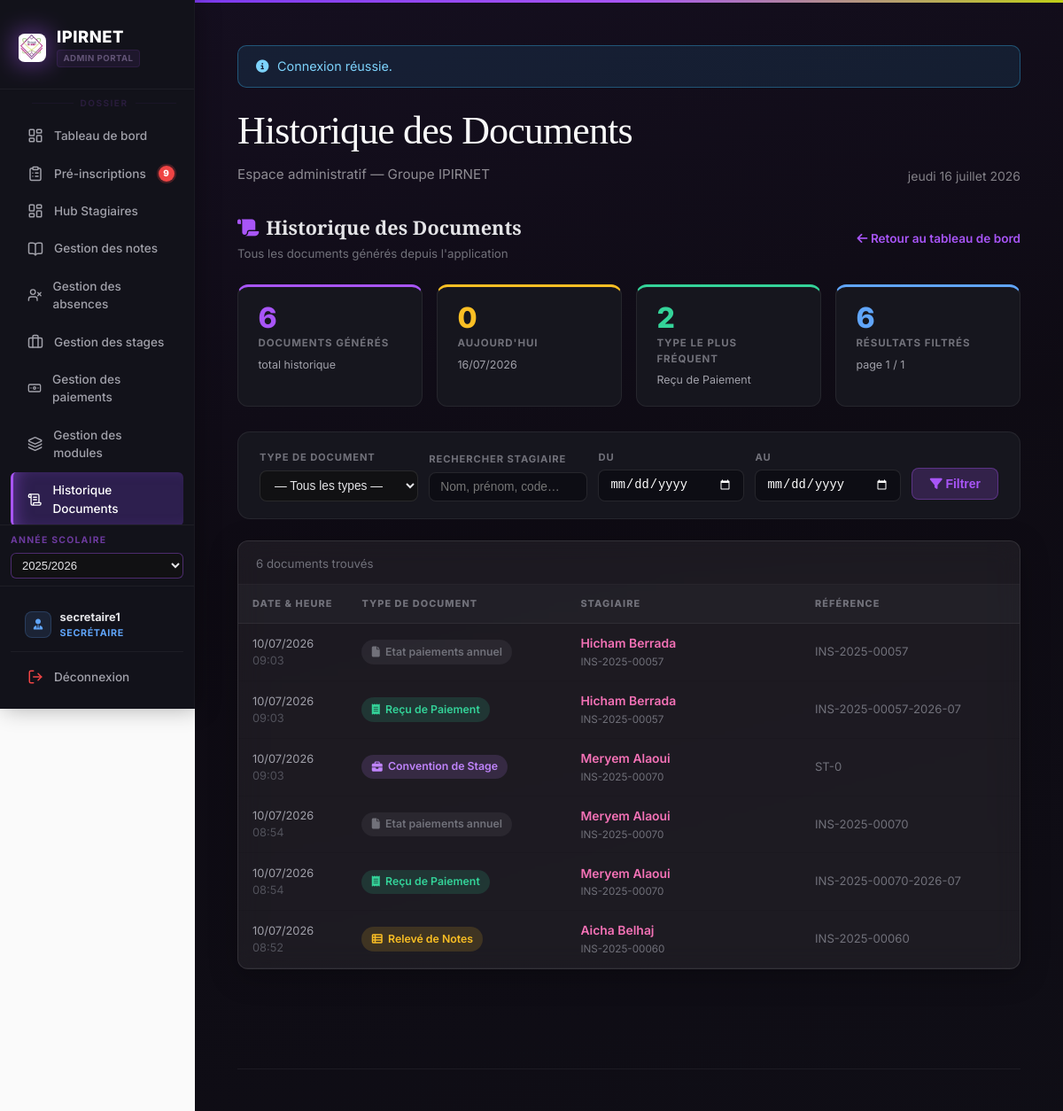
The page /gestion_des_stagiaires/historique_documents.php (signed in) on the database its author committed.
### tables this page shows
CREATE TABLE `documents_generes` (
  `id_gen` int(10) UNSIGNED NOT NULL,
  `type_document` enum('certificat_scolarite','billet_excuse','etat_mensualites','releve_notes','bulletin','attestation_reussite','convention_stage','fiche_inscription','recu_paiement','fiche_preinscription','liste_stagiaires','etat_paiement','rapport_individuel','etat_paiements_annuel','autre') NOT NULL DEFAULT 'autre',
  `id_stagiaire` int(10) UNSIGNED NOT NULL,
  `reference` varchar(64) DEFAULT NULL,
  `genere_le` datetime NOT NULL DEFAULT current_timestamp()
);

CREATE TABLE `stagiaires` (
  `id_stagiaire` int(10) UNSIGNED NOT NULL,
  `num_inscri` varchar(32) NOT NULL,
  `cin` varchar(8) DEFAULT NULL,
  `nom` varchar(100) NOT NULL,
  `prenom` varchar(100) NOT NULL,
  `date_naissance` date DEFAULT NULL,
  `adresse` varchar(512) DEFAULT NULL,
  `email` varchar(255) DEFAULT NULL,
  `telephone` varchar(15) DEFAULT NULL,
  `telephone_parent` varchar(15) DEFAULT NULL COMMENT 'CDC fiche inscription',
  `nom_tuteur` varchar(255) DEFAULT NULL COMMENT 'Père ou tuteur',
  `sexe` varchar(1) NOT NULL DEFAULT 'M' COMMENT 'M = Masculin, F = Féminin',
  `photo` varchar(512) DEFAULT NULL,
  `date_inscription` date NOT NULL,
  `id_classe` int(10) UNSIGNED NOT NULL,
  `created_at` timestamp NOT NULL DEFAULT current_timestamp(),
  `updated_at` timestamp NULL DEFAULT NULL ON UPDATE current_timestamp(),
  `remise_mensuelle` decimal(10,2) NOT NULL DEFAULT 0.00
);

### gestion_des_stagiaires/includes/helpers.php (called while the page is built, shortened)
<?php
function gds_fix_text(string $texte): string
{
    if ($texte === '') {
        return $texte;
    }
    $texte = str_replace("\u{FFFD}", '?', $texte);
    $corrections = [
        "é" => "é",
        "è" => "è",
        "ê" => "ê",
        "ë" => "ë",
        "Sp?cialis?e"        => "Spécialisée",
        "sp?cialis?e"        => "spécialisée",
        "Sp?cialis?"         => "Spécialisé",
        "sp?cialis?"         => "spécialisé",
        "Sp?cialis"          => "Spécialis",
        "sp?cialis"          => "spécialis",
        "T?l?communication"  => "Télécommunication",
        "t?l?communication"  => "télécommunication",
        "T?l?phone"          => "Téléphone",
        "t?l?phone"          => "téléphone",
        "D?veloppement"      => "Développement",
        "d?veloppement"      => "développement",
        "D?velopper"         => "Développer",
        "d?velopper"         => "développer",
        "S?curit?"           => "Sécurité",
        "s?curit?"           => "sécurité",
        "?l?ves"             => "élèves",
        "?l?ve"              => "élève",
        "?tablissement"      => "établissement",
        "g?n?rale"           => "générale",
        "G?n?rale"           => "Générale",
        "g?n?ral"            => "général",
        "G?n?ral"            => "Général",
        "p?riode"            => "période",
        "P?riode"            => "Période",
        "g?n?ration"         => "génération",
        "G?n?ration"         => "Génération",
        "?veloppement"       => "éveloppement",
        "?velopper"          => "évelopper",
        "Donn?es"            => "Données",
        "donn?es"            => "données",
        "R?seau"             => "Réseau",
        "r?seau"             => "réseau",
        "Spécialis?e"        => "Spécialisée",
        "spécialis?e"        => "spécialisée",
        "Spécialis?"         => "Spécialisé",
        "spécialis?"         => "spécialisé",
        "stagi?re"           => "stagiaire",
        "?cole"              => "école",
        "P?dagogie"          => "Pédagogie",
        "p?dagogie"          => "pédagogie",
        "1?re"               => "1ère",
        "2?me"               => "2ème",
        "3?me"               => "3ème",
        "Ann?e"              => "Année",
        "ann?e"              => "année",
        "Â"                  => "",
    ];
    for ($passe = 0; $passe < 4; $passe++) {
        $resultat = strtr($texte, $corrections);
        if ($resultat === $texte) {
            break;
        }
        $texte = $resultat;
    }
    return $texte;
}
function h(string $texte): string
{
    return htmlspecialchars(gds_fix_text($texte), ENT_QUOTES | ENT_SUBSTITUTE, 'UTF-8');
}

### gestion_des_stagiaires/historique_documents.php (the view, shortened to what this page needs)
<?php
require __DIR__ . '/includes/bootstrap.php';
function libelleType(string $cleType, array $carteLabelTypes): string
{
    if (isset($carteLabelTypes[$cleType])) {
        return $carteLabelTypes[$cleType];
    }
    return trim($cleType) !== '' ? ucfirst(str_replace('_', ' ', $cleType)) : 'Inconnu';
}
$carteLabelTypes = [
    'certificat_scolarite' => 'Certificat de Scolarité',
    'billet_excuse'        => "Billet d'Excuse",
    'etat_mensualites'     => 'État des Mensualités',
    'fiche_inscription'    => "Fiche d'Inscription",
    'recu_paiement'        => 'Reçu de Paiement',
    'releve_notes'         => 'Relevé de Notes',
    'bulletin'             => 'Bulletin',
    'attestation_reussite' => 'Attestation de Réussite',
    'convention_stage'     => 'Convention de Stage',
    'fiche_preinscription' => 'Fiche de Pré-inscription',
    'liste_stagiaires'     => 'Liste des Stagiaires',
    'etat_paiement'        => 'État de Paiement',
    'rapport_individuel'   => 'Rapport Individuel',
    'autre'                => 'Autre',
];
$carteIconesTypes = [
    'certificat_scolarite' => ['fa-graduation-cap',        'rgba(168,85,247,0.15)',  '#a855f7'],
    'billet_excuse'        => ['fa-file-circle-exclamation','rgba(248,113,113,0.15)','#f87171'],
    'etat_mensualites'     => ['fa-file-invoice-dollar',   'rgba(16,185,129,0.15)',  '#10b981'],
    'fiche_inscription'    => ['fa-user-plus',             'rgba(96,165,250,0.15)',  '#60a5fa'],
    'recu_paiement'        => ['fa-receipt',               'rgba(52,211,153,0.15)',  '#34d399'],
    'releve_notes'         => ['fa-table-list',            'rgba(251,191,36,0.15)',  '#fbbf24'],
    'bulletin'             => ['fa-chart-bar',             'rgba(56,189,248,0.15)',  '#38bdf8'],
    'attestation_reussite' => ['fa-award',                 'rgba(74,222,128,0.15)',  '#4ade80'],
    'convention_stage'     => ['fa-briefcase',             'rgba(192,132,252,0.15)', '#c084fc'],
    'fiche_preinscription' => ['fa-clipboard-list',        'rgba(251,146,60,0.15)',  '#fb923c'],
    'liste_stagiaires'     => ['fa-users',                 'rgba(129,140,248,0.15)', '#818cf8'],
    'etat_paiement'        => ['fa-file-invoice',          'rgba(244,114,182,0.15)', '#f472b6'],
    'rapport_individuel'   => ['fa-file-lines',            'rgba(251,146,60,0.15)',  '#fb923c'],
    'autre'                => ['fa-file',                  'rgba(113,113,122,0.15)', '#71717a'],
];
$iconeParDefaut = ['fa-file', 'rgba(113,113,122,0.15)', '#71717a'];
$filtreRecherche = trim((string)($_GET['q']    ?? ''));
$filtreDepuis    = trim((string)($_GET['from'] ?? ''));
$filtreJusquA    = trim((string)($_GET['to']   ?? ''));
$pageCourante = max(1, (int)($_GET['p'] ?? 1));
$parPage      = 40;
$conditionsSql = ['1=1'];
$parametresSql = [];
$clauseWhere = implode(' AND ', $conditionsSql);
$totalDocuments      = (int)$pdo->query("SELECT COUNT(*) FROM documents_generes")->fetchColumn();
$documentsAujourdhui = (int)$pdo->query(
    "SELECT COUNT(*) FROM documents_generes WHERE DATE(genere_le) = CURDATE()"
)->fetchColumn();
$ligneTypePlusFrequent = $pdo->query(
    "SELECT type_document, COUNT(*) AS nombre
       FROM documents_generes
      GROUP BY type_document
      ORDER BY nombre DESC
      LIMIT 1"
)->fetch();
$codeTypePlusFrequent  = $ligneTypePlusFrequent ? (string)$ligneTypePlusFrequent['type_document'] : '';
$nombreTypePlusFrequent = $ligneTypePlusFrequent ? (int)$ligneTypePlusFrequent['nombre'] : 0;
$reqNombreTotal = $pdo->prepare(
    "SELECT COUNT(*)
       FROM documents_generes d
       JOIN stagiaires s ON s.id_stagiaire = d.id_stagiaire
      WHERE $clauseWhere"
);
$reqNombreTotal->execute($parametresSql);
$totalFiltres = (int)$reqNombreTotal->fetchColumn();
$totalPages   = max(1, (int)ceil($totalFiltres / $parPage));
$pageCourante = min($pageCourante, $totalPages);
$decalage     = ($pageCourante - 1) * $parPage;
$reqDocuments = $pdo->prepare(
    "SELECT d.id_gen, d.type_document, d.reference, d.genere_le,
            s.id_stagiaire, s.nom, s.prenom, s.num_inscri
       FROM documents_generes d
       JOIN stagiaires s ON s.id_stagiaire = d.id_stagiaire
      WHERE $clauseWhere
      ORDER BY d.id_gen DESC
      LIMIT $parPage OFFSET $decalage"
);
$reqDocuments->execute($parametresSql);
$listeDocuments = $reqDocuments->fetchAll();
require __DIR__ . '/includes/header.php';
?>
<div class="hist-shell">
    <div style="display:flex;align-items:center;justify-content:space-between;flex-wrap:wrap;gap:1rem;margin-bottom:1.5rem;">
        <div>
            <h1 style="font-size:1.35rem;font-weight:800;color:#e4e4e7;margin:0 0 0.2rem;">
                <i class="fa-solid fa-scroll" style="color:#a855f7;margin-right:0.5rem;"></i>Historique des Documents
            </h1>
            <p style="color:#71717a;font-size:0.83rem;margin:0;">Tous les documents générés depuis l'application</p>
        </div>
        <a href="index.php" style="color:#a855f7;font-size:0.85rem;font-weight:600;text-decoration:none;">
            <i class="fa-solid fa-arrow-left"></i> Retour au tableau de bord
        </a>
    </div>
    <div class="hist-stats">
        <div class="hist-stat" style="border-top:3px solid #a855f7;">
            <div class="hist-stat__val" style="color:#a855f7;"><?= number_format($totalDocuments) ?></div>
            <div class="hist-stat__lbl">Documents générés</div>
            <div class="hist-stat__sub">total historique</div>
        </div>
        <div class="hist-stat" style="border-top:3px solid #fbbf24;">
            <div class="hist-stat__val" style="color:#fbbf24;"><?= number_format($documentsAujourdhui) ?></div>
            <div class="hist-stat__lbl">Aujourd'hui</div>
            <div class="hist-stat__sub"><?= date('d/m/Y') ?></div>
        </div>
        <div class="hist-stat" style="border-top:3px solid #34d399;">
            <div class="hist-stat__val" style="color:#34d399;"><?= number_format($nombreTypePlusFrequent) ?></div>
            <div class="hist-stat__lbl">Type le plus fréquent</div>
            <div class="hist-stat__sub">
                <?= $codeTypePlusFrequent !== ''
                    ? h(libelleType($codeTypePlusFrequent, $carteLabelTypes))
                    : '—' ?>
            </div>
        </div>
        <div class="hist-stat" style="border-top:3px solid #60a5fa;">
            <div class="hist-stat__val" style="color:#60a5fa;"><?= number_format($totalFiltres) ?></div>
            <div class="hist-stat__lbl">Résultats filtrés</div>
            <div class="hist-stat__sub">page <?= $pageCourante ?> / <?= $totalPages ?></div>
        </div>
    </div>
    <div class="hist-filter">
        <form method="get" action="historique_documents.php" id="hist-filter-form">
        <div class="hist-filter__grid">
            <div class="hist-filter__field" style="max-width:220px;">
                <label>Type de document</label>
                <select name="type">
                    <option value="">— Tous les types —</option>
                </select>
            </div>
            <div class="hist-filter__field">
                <label>Rechercher stagiaire</label>
                <input type="search" name="q" value="<?= h($filtreRecherche) ?>" placeholder="Nom, prénom, code…">
            </div>
            <div class="hist-filter__field" style="max-width:165px;">
                <label>Du</label>
                <input type="date" name="from" value="<?= h($filtreDepuis) ?>">
            </div>
            <div class="hist-filter__field" style="max-width:165px;">
                <label>Au</label>
                <input type="date" name="to" value="<?= h($filtreJusquA) ?>">
            </div>
            <div style="display:flex;gap:0.5rem;padding-bottom:2px;">
                <button type="submit" class="hist-btn">
                    <i class="fa-solid fa-filter"></i> Filtrer
                </button>
            </div>
        </div>
        </form>
    </div>
    <div class="card" style="padding:0;overflow:hidden;">
        <?php if (empty($listeDocuments)): ?>
        <div class="hist-empty">
            <i class="fa-solid fa-scroll"></i>
            Aucun document trouvé pour ces critères.
        </div>
        <?php else: ?>
        <div style="padding:1rem 1.25rem 0.75rem;border-bottom:1px solid rgba(255,255,255,0.05);display:flex;align-items:center;justify-content:space-between;flex-wrap:wrap;gap:0.5rem;">
            <span style="font-size:0.83rem;color:#71717a;">
                <?= number_format($totalFiltres) ?> document<?= $totalFiltres !== 1 ? 's' : '' ?> trouvé<?= $totalFiltres !== 1 ? 's' : '' ?>
            </span>
        </div>
        <div class="hist-table-wrap">
            <table class="hist-table">
                <thead>
                    <tr>
                        <th style="width:14%;">Date &amp; heure</th>
                        <th style="width:28%;">Type de document</th>
                        <th style="width:30%;">Stagiaire</th>
                        <th>Référence</th>
                    </tr>
                </thead>
                <tbody>
                <?php foreach ($listeDocuments as $doc):
                    $cleType         = (string)$doc['type_document'];
                    $libelleDocument = libelleType($cleType, $carteLabelTypes);
                    $icone           = $carteIconesTypes[$cleType] ?? $iconeParDefaut;
                    $urlHubStagiaire = 'stagiaires.php?id=' . (int)$doc['id_stagiaire'];
                    $dateGeneration  = strtotime((string)$doc['genere_le']);
                ?>
                <tr>
                    <td style="color:#a1a1aa;font-size:0.8rem;white-space:nowrap;">
                        <?= date('d/m/Y', $dateGeneration) ?><br>
                        <span style="color:#52525b;"><?= date('H:i', $dateGeneration) ?></span>
                    </td>
                    <td>
                        <span class="doc-type-badge" style="background:<?= $icone[1] ?>;color:<?= $icone[2] ?>;">
                            <i class="fa-solid <?= $icone[0] ?>" style="font-size:0.75rem;"></i>
                            <?= h($libelleDocument) ?>
                        </span>
                    </td>
                    <td>
                        <a href="<?= $urlHubStagiaire ?>" class="stag-link" target="_blank">
                            <?= h(trim($doc['prenom'] . ' ' . $doc['nom'])) ?>
                        </a>
                        <?php if (!empty($doc['num_inscri'])): ?>
                        <div class="num-inscri"><?= h((string)$doc['num_inscri']) ?></div>
                        <?php endif; ?>
                    </td>
                    <td style="color:#71717a;font-size:0.82rem;">
                        <?= $doc['reference'] !== null
                            ? h((string)$doc['reference'])
                            : '<span style="color:#3f3f46;">—</span>' ?>
                    </td>
                </tr>
                <?php endforeach; ?>
                </tbody>
            </table>
        </div>
        <?php endif; ?>
    </div>
</div>
<?php require __DIR__ . '/includes/footer.php'; ?>

### rows shown on the page
documents_generes: genere_le "10/07/2026", genere_le "09:03", type_document "Etat paiements annuel", id_stagiaire.nom "Hicham Berrada", id_stagiaire.num_inscri "INS-2025-00057", reference "INS-2025-00057"
documents_generes: genere_le "10/07/2026", genere_le "09:03", type_document "Reçu de Paiement", id_stagiaire.nom "Hicham Berrada", id_stagiaire.num_inscri "INS-2025-00057", reference "INS-2025-00057-2026-07"
documents_generes: genere_le "10/07/2026", genere_le "09:03", type_document "Convention de Stage", id_stagiaire.nom "Meryem Alaoui", id_stagiaire.num_inscri "INS-2025-00070", reference "ST-0"
documents_generes: genere_le "10/07/2026", genere_le "08:54", type_document "Etat paiements annuel", id_stagiaire.nom "Meryem Alaoui", id_stagiaire.num_inscri "INS-2025-00070", reference "INS-2025-00070"
documents_generes: genere_le "10/07/2026", genere_le "08:54", type_document "Reçu de Paiement", id_stagiaire.nom "Meryem Alaoui", id_stagiaire.num_inscri "INS-2025-00070", reference "INS-2025-00070-2026-07"
documents_generes: genere_le "10/07/2026", genere_le "08:52", type_document "Relevé de Notes", id_stagiaire.nom "Aicha Belhaj", id_stagiaire.num_inscri "INS-2025-00060", reference "INS-2025-00060"

### other values the page prints
$notifDots['demandes'] "9"
$__nomUtilisateur "secretaire1"
$__libelleRole "SECRÉTAIRE"
$flash['msg'] "Connexion réussie."
$pageTitle "Historique des Documents"
$gdsFrenchDate() "jeudi 16 juillet 2026"
$totalDocuments "6"
$documentsAujourdhui "0"
$nombreTypePlusFrequent "2"
libelleType($codeTypePlusFrequent, $carteLabelTypes) "Reçu de Paiement"
$totalFiltres "6"
$pageCourante "1"
$totalPages "1"
form field global_annee_value "2025/2026"
